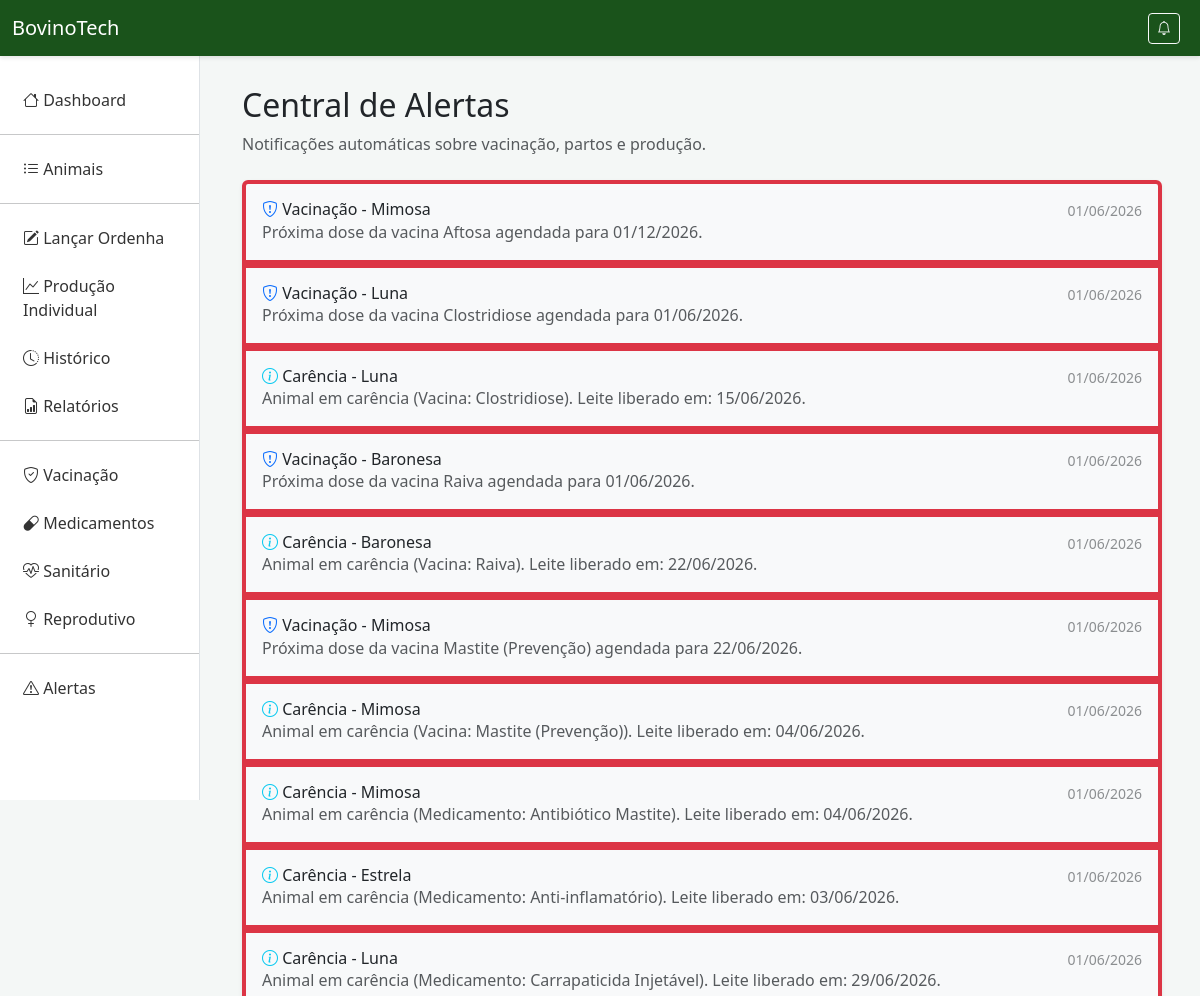
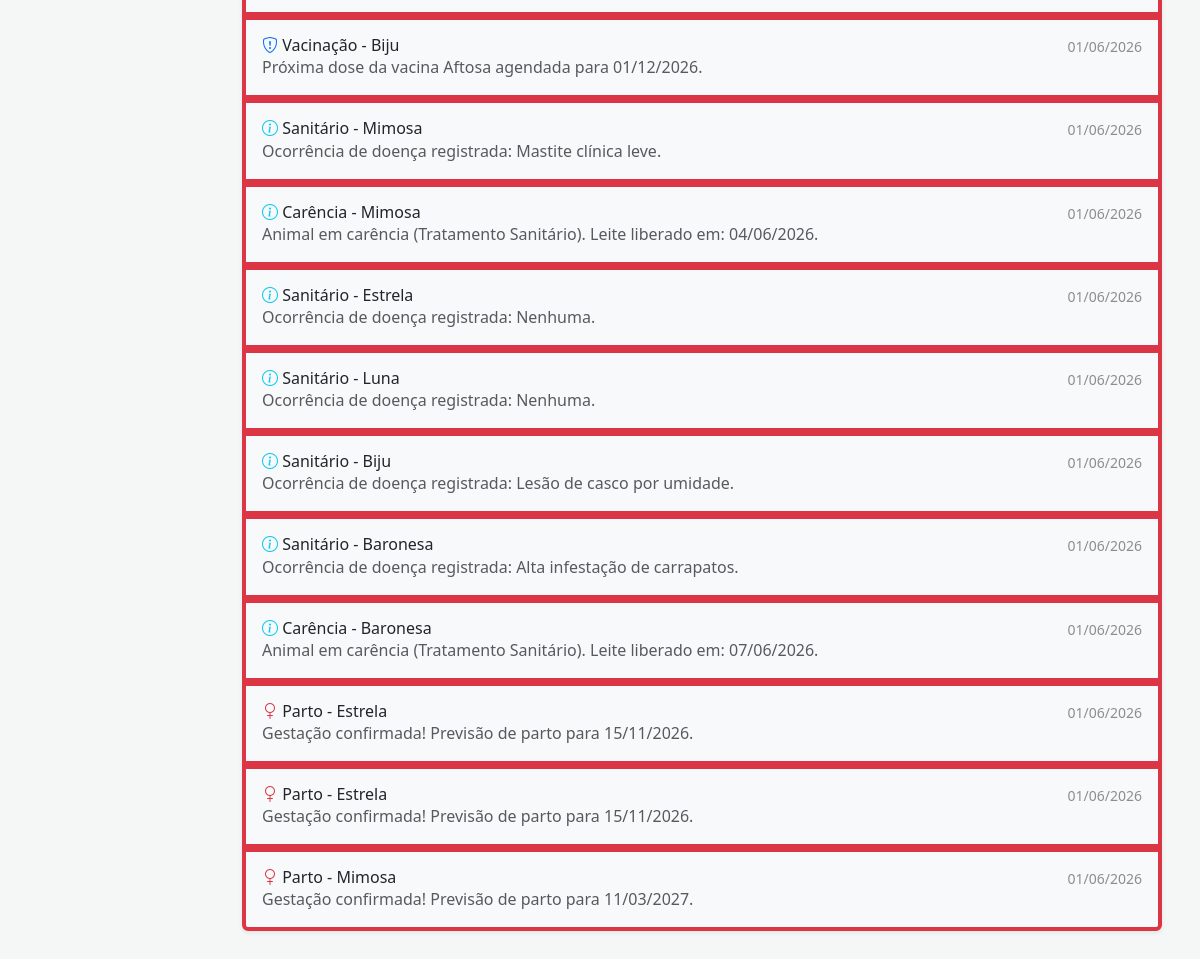
Page /alertas/ on the earlier database version (2 pictures, top to bottom).
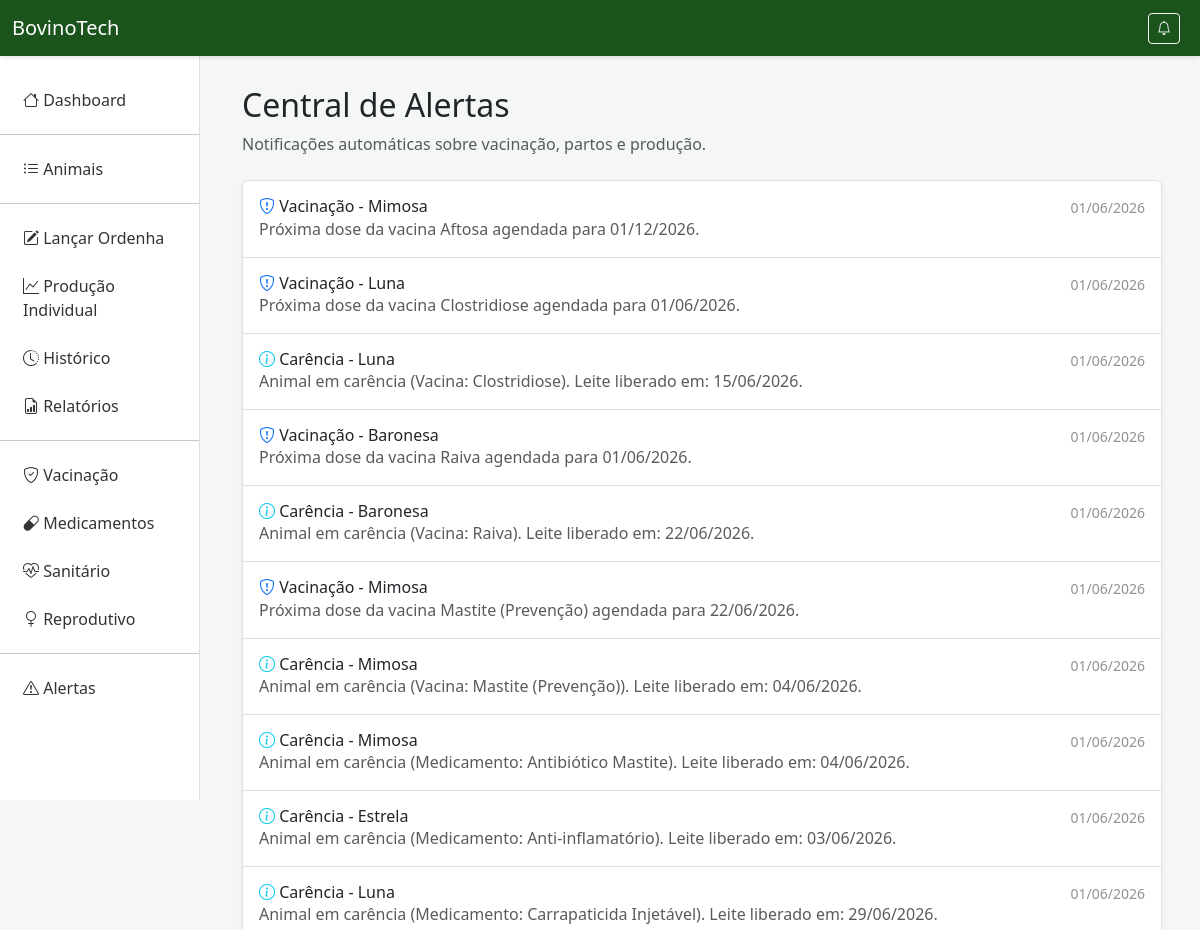
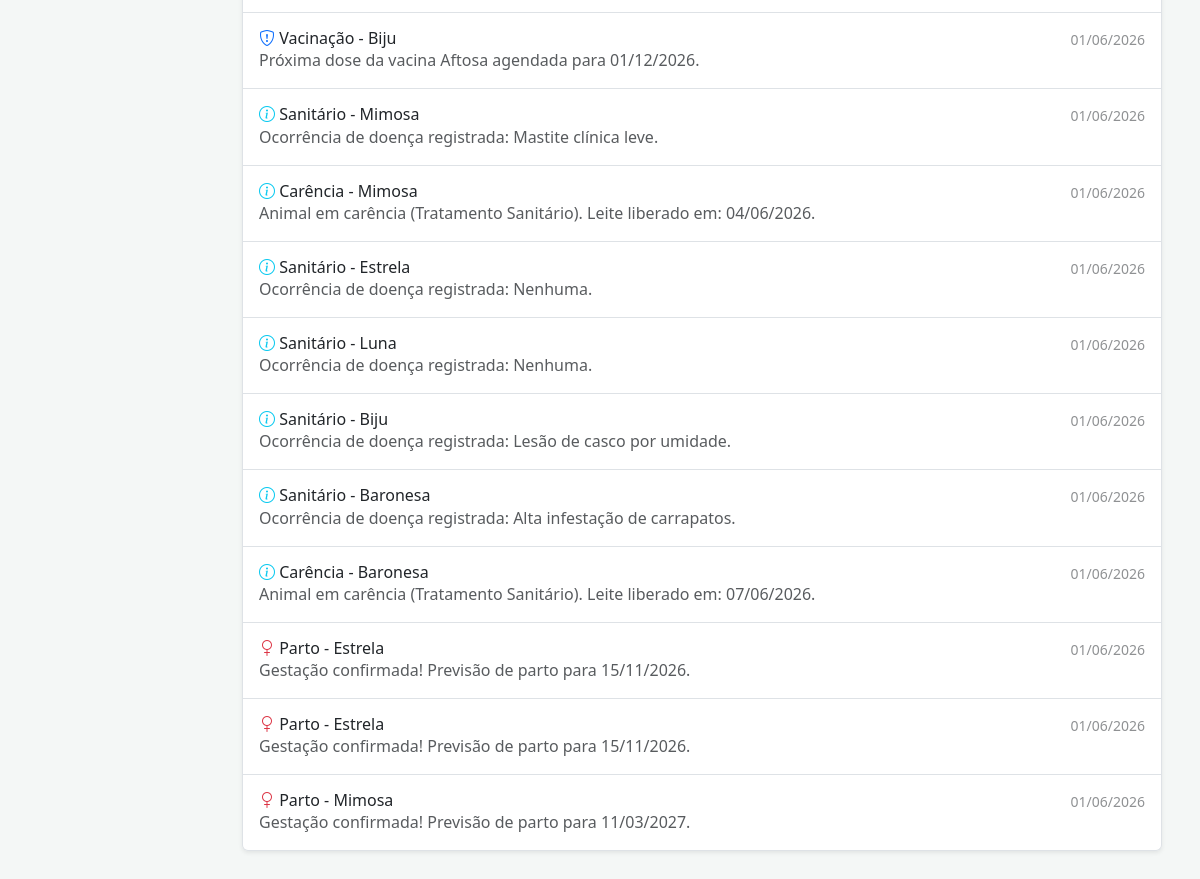
Same page on the later database version (2 pictures, top to bottom).
### producao/views.py (the view)
# urls.py: path('alertas/', views.lista_alertas, name='lista_alertas'),
def lista_alertas(request):
    alertas = Alerta.objects.all().order_by('-data_alerta')
    return render(request, 'alertas.html', {'alertas': alertas})

### producao/templates/alertas.html (shortened to what this page needs)
{% extends 'base.html' %}
{% block content %}
<div class="mb-4">
    <h2>Central de Alertas</h2>
    <p class="text-muted">Notificações automáticas sobre vacinação, partos e produção.</p>
</div>
<div class="list-group shadow-sm">
    {% for a in alertas %}
    <a href="{% url 'marcar_alerta_lido' a.pk %}" class="list-group-item list-group-item-action d-flex gap-3 py-3 {% if not a.lido %}bg-light border-start border-4 border-danger{% endif %}">
        <div class="d-flex gap-2 w-100 justify-content-between">
            <div>
                <h6 class="mb-0">
                    {% if a.tipo == 'VAC' %}<i class="bi bi-shield-exclamation text-primary"></i>
                    {% elif a.tipo == 'PAR' %}<i class="bi bi-gender-female text-danger"></i>
                    {% elif a.tipo == 'PRO' %}<i class="bi bi-graph-down text-warning"></i>
                    {% else %}<i class="bi bi-info-circle text-info"></i>
                    {% endif %}
                    {{ a.get_tipo_display }} - {{ a.animal.identificacao }}
                </h6>
                <p class="mb-0 opacity-75">{{ a.mensagem }}</p>
            </div>
            <small class="opacity-50 text-nowrap">{{ a.data_alerta|date:"d/m/Y" }}</small>
        </div>
    </a>
    {% empty %}
    <div class="list-group-item text-center py-5">
        <i class="bi bi-check2-circle display-4 text-success"></i>
        <p class="mt-2">Tudo em dia! Nenhum alerta pendente.</p>
    </div>
    {% endfor %}
</div>
{% endblock %}

Differences in the rows shown:
changed Alerta (number 1 of 21 on the later page): lido False → True (drawn)
changed Alerta "Próxima dose da vacina Clostridiose agendada para 01/06/2026.": lido False → True (drawn)
changed Alerta "Animal em carência (Vacina: Clostridiose). Leite liberado em: 15/06/2026.": lido False → True (drawn)
changed Alerta "Próxima dose da vacina Raiva agendada para 01/06/2026.": lido False → True (drawn)
changed Alerta "Animal em carência (Vacina: Raiva). Leite liberado em: 22/06/2026.": lido False → True (drawn)
changed Alerta "Próxima dose da vacina Mastite (Prevenção) agendada para 22/06/2026.": lido False → True (drawn)
changed Alerta "Animal em carência (Vacina: Mastite (Prevenção)). Leite liberado em: 04/06/2026.": lido False → True (drawn)
changed Alerta (number 8 of 21 on the later page): lido False → True (drawn)
changed Alerta (number 9 of 21 on the later page): lido False → True (drawn)
changed Alerta (number 10 of 21 on the later page): lido False → True (drawn)
changed Alerta (number 11 of 21 on the later page): lido False → True (drawn)
changed Alerta "Ocorrência de doença registrada: Mastite clínica leve.": lido False → True (drawn)
changed Alerta "Animal em carência (Tratamento Sanitário). Leite liberado em: 04/06/2026.": lido False → True (drawn)
changed Alerta (number 14 of 21 on the later page): lido False → True (drawn)
changed Alerta (number 15 of 21 on the later page): lido False → True (drawn)
changed Alerta "Ocorrência de doença registrada: Lesão de casco por umidade.": lido False → True (drawn)
changed Alerta "Ocorrência de doença registrada: Alta infestação de carrapatos.": lido False → True (drawn)
changed Alerta "Animal em carência (Tratamento Sanitário). Leite liberado em: 07/06/2026.": lido False → True (drawn)
changed Alerta (number 19 of 21 on the later page): lido False → True (drawn)
changed Alerta (number 20 of 21 on the later page): lido False → True (drawn)
changed Alerta "Gestação confirmada! Previsão de parto para 11/03/2027.": lido False → True (drawn)
